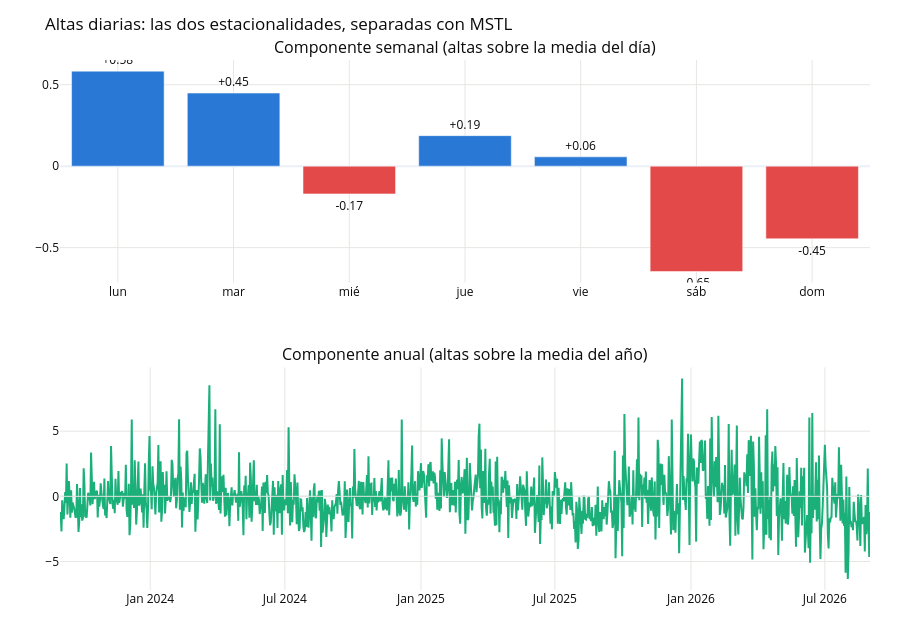

This figure's notebook cell:
### Code cell
fig = make_subplots(rows=2, cols=1, vertical_spacing=0.16,
                    subplot_titles=("Componente semanal (altas sobre la media del día)",
                                    "Componente anual (altas sobre la media del año)"))
fig.add_trace(go.Bar(x=DAYS, y=comp_by_dow.to_numpy(),
                     marker_color=[C_RED if v < 0 else C_BLUE for v in comp_by_dow],
                     text=[f"{v:+.2f}" for v in comp_by_dow], textposition="outside",
                     showlegend=False), row=1, col=1)
annual = signup_decomposition.seasonal[365]
fig.add_trace(go.Scatter(x=annual.index, y=annual.to_numpy(), mode="lines",
                         line=dict(color=C_AQUA, width=2), showlegend=False), row=2, col=1)
fig.add_hline(y=0, line=dict(color=C_GRID, width=1), row=2, col=1)
layout3 = {k: v for k, v in PLOT_LAYOUT.items() if k not in ("height", "xaxis", "yaxis", "legend", "hovermode")}
fig.update_layout(**layout3, height=640, showlegend=False, hovermode="closest",
                  title="Altas diarias: las dos estacionalidades, separadas con MSTL")
fig.update_xaxes(gridcolor=C_GRID); fig.update_yaxes(gridcolor=C_GRID)
fig.show()

### Figure 1 — Plotly figure (JSON) as saved in the notebook; plotly's stock layout.template omitted (floating-point values rounded to 4 significant figures; data arrays with more than 128 entries replaced by an {"elided": "..."} marker saying what was removed)
{"data": [{"marker": {"color": ["#2a78d6", "#2a78d6", "#e34948", "#2a78d6", "#2a78d6", "#e34948", "#e34948"]}, "showlegend": false, "text": ["+0.58", "+0.45", "-0.17", "+0.19", "+0.06", "-0.65", "-0.45"], "textposition": "outside", "type": "bar", "x": ["lun", "mar", "mié", "jue", "vie", "sáb", "dom"], "xaxis": "x", "y": [0.5832, 0.4486, -0.1704, 0.1873, 0.05726, -0.6463, -0.4459], "yaxis": "y"}, {"line": {"color": "#1baf7a", "width": 2}, "mode": "lines", "showlegend": false, "type": "scatter", "x": {"elided": "1096 str values"}, "xaxis": "x2", "y": {"elided": "1096 float values"}, "yaxis": "y2"}], "layout": {"annotations": [{"font": {"size": 16}, "showarrow": false, "text": "Componente semanal (altas sobre la media del día)", "x": 0.5, "xanchor": "center", "xref": "paper", "y": 1.0, "yanchor": "bottom", "yref": "paper"}, {"font": {"size": 16}, "showarrow": false, "text": "Componente anual (altas sobre la media del año)", "x": 0.5, "xanchor": "center", "xref": "paper", "y": 0.42, "yanchor": "bottom", "yref": "paper"}], "font": {"color": "#0b0b0b", "size": 12}, "height": 640, "hovermode": "closest", "margin": {"b": 50, "l": 60, "r": 30, "t": 60}, "shapes": [{"line": {"color": "#e6e6e3", "width": 1}, "type": "line", "x0": 0, "x1": 1, "xref": "x2 domain", "y0": 0, "y1": 0, "yref": "y2"}], "showlegend": false, "title": {"text": "Altas diarias: las dos estacionalidades, separadas con MSTL"}, "xaxis": {"anchor": "y", "domain": [0.0, 1.0], "gridcolor": "#e6e6e3"}, "xaxis2": {"anchor": "y2", "domain": [0.0, 1.0], "gridcolor": "#e6e6e3"}, "yaxis": {"anchor": "x", "domain": [0.58, 1.0], "gridcolor": "#e6e6e3"}, "yaxis2": {"anchor": "x2", "domain": [0.0, 0.42], "gridcolor": "#e6e6e3"}}}
